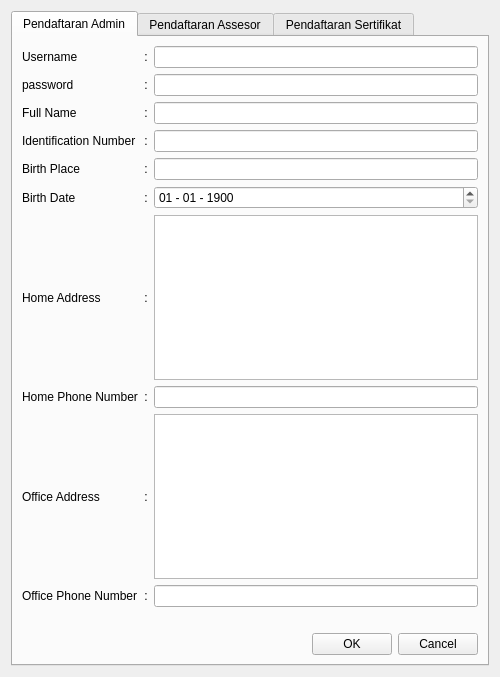
<?xml version="1.0" encoding="UTF-8"?>
<ui version="4.0">
 <class>Form_Pendaftaran</class>
 <widget class="QWidget" name="Form_Pendaftaran">
  <property name="geometry">
   <rect>
    <x>0</x>
    <y>0</y>
    <width>500</width>
    <height>677</height>
   </rect>
  </property>
  <property name="minimumSize">
   <size>
    <width>500</width>
    <height>0</height>
   </size>
  </property>
  <property name="windowTitle">
   <string>Form</string>
  </property>
  <layout class="QGridLayout" name="gridLayout">
   <item row="0" column="0">
    <widget class="QTabWidget" name="tabWidget">
     <property name="currentIndex">
      <number>0</number>
     </property>
     <widget class="QWidget" name="_pendaftaran_admin">
      <attribute name="title">
       <string>Pendaftaran Admin</string>
      </attribute>
      <layout class="QGridLayout" name="gridLayout_4">
       <item row="0" column="0">
        <layout class="QGridLayout" name="gridLayout_2">
         <item row="0" column="0">
          <widget class="QLabel" name="label">
           <property name="text">
            <string>Username</string>
           </property>
          </widget>
         </item>
         <item row="0" column="1">
          <widget class="QLabel" name="label_11">
           <property name="text">
            <string>:</string>
           </property>
           <property name="alignment">
            <set>Qt::AlignCenter</set>
           </property>
          </widget>
         </item>
         <item row="0" column="2">
          <widget class="QLineEdit" name="le_admin_username"/>
         </item>
         <item row="1" column="0">
          <widget class="QLabel" name="label_2">
           <property name="text">
            <string>password</string>
           </property>
          </widget>
         </item>
         <item row="1" column="1">
          <widget class="QLabel" name="label_12">
           <property name="text">
            <string>:</string>
           </property>
           <property name="alignment">
            <set>Qt::AlignCenter</set>
           </property>
          </widget>
         </item>
         <item row="1" column="2">
          <widget class="QLineEdit" name="le_admin_password">
           <property name="echoMode">
            <enum>QLineEdit::Password</enum>
           </property>
          </widget>
         </item>
         <item row="2" column="0">
          <widget class="QLabel" name="label_3">
           <property name="text">
            <string>Full Name</string>
           </property>
          </widget>
         </item>
         <item row="2" column="1">
          <widget class="QLabel" name="label_13">
           <property name="text">
            <string>:</string>
           </property>
           <property name="alignment">
            <set>Qt::AlignCenter</set>
           </property>
          </widget>
         </item>
         <item row="2" column="2">
          <widget class="QLineEdit" name="le_admin_fullName"/>
         </item>
         <item row="3" column="0">
          <widget class="QLabel" name="label_4">
           <property name="text">
            <string>Identification Number</string>
           </property>
          </widget>
         </item>
         <item row="3" column="1">
          <widget class="QLabel" name="label_14">
           <property name="text">
            <string>:</string>
           </property>
           <property name="alignment">
            <set>Qt::AlignCenter</set>
           </property>
          </widget>
         </item>
         <item row="3" column="2">
          <widget class="QLineEdit" name="le_admin_identNumber"/>
         </item>
         <item row="4" column="0">
          <widget class="QLabel" name="label_5">
           <property name="text">
            <string>Birth Place</string>
           </property>
          </widget>
         </item>
         <item row="4" column="1">
          <widget class="QLabel" name="label_15">
           <property name="text">
            <string>:</string>
           </property>
           <property name="alignment">
            <set>Qt::AlignCenter</set>
           </property>
          </widget>
         </item>
         <item row="4" column="2">
          <widget class="QLineEdit" name="le_admin_birthPlace"/>
         </item>
         <item row="5" column="0">
          <widget class="QLabel" name="label_6">
           <property name="text">
            <string>Birth Date</string>
           </property>
          </widget>
         </item>
         <item row="5" column="1">
          <widget class="QLabel" name="label_16">
           <property name="text">
            <string>:</string>
           </property>
           <property name="alignment">
            <set>Qt::AlignCenter</set>
           </property>
          </widget>
         </item>
         <item row="6" column="0">
          <widget class="QLabel" name="label_7">
           <property name="text">
            <string>Home Address</string>
           </property>
          </widget>
         </item>
         <item row="6" column="1">
          <widget class="QLabel" name="label_17">
           <property name="text">
            <string>:</string>
           </property>
           <property name="alignment">
            <set>Qt::AlignCenter</set>
           </property>
          </widget>
         </item>
         <item row="7" column="0">
          <widget class="QLabel" name="label_8">
           <property name="text">
            <string>Home Phone Number</string>
           </property>
          </widget>
         </item>
         <item row="7" column="1">
          <widget class="QLabel" name="label_18">
           <property name="text">
            <string>:</string>
           </property>
           <property name="alignment">
            <set>Qt::AlignCenter</set>
           </property>
          </widget>
         </item>
         <item row="7" column="2">
          <widget class="QLineEdit" name="le_admin_homePhone"/>
         </item>
         <item row="8" column="0">
          <widget class="QLabel" name="label_9">
           <property name="text">
            <string>Office Address</string>
           </property>
          </widget>
         </item>
         <item row="8" column="1">
          <widget class="QLabel" name="label_19">
           <property name="text">
            <string>:</string>
           </property>
           <property name="alignment">
            <set>Qt::AlignCenter</set>
           </property>
          </widget>
         </item>
         <item row="9" column="0">
          <widget class="QLabel" name="label_10">
           <property name="text">
            <string>Office Phone Number</string>
           </property>
          </widget>
         </item>
         <item row="9" column="1">
          <widget class="QLabel" name="label_20">
           <property name="text">
            <string>:</string>
           </property>
           <property name="alignment">
            <set>Qt::AlignCenter</set>
           </property>
          </widget>
         </item>
         <item row="9" column="2">
          <widget class="QLineEdit" name="le_admin_officePhone"/>
         </item>
         <item row="6" column="2">
          <widget class="QTextEdit" name="te_admin_homeAddress"/>
         </item>
         <item row="8" column="2">
          <widget class="QTextEdit" name="te_admin_officeAddress"/>
         </item>
         <item row="5" column="2">
          <widget class="QDateEdit" name="de_admin_birthDate">
           <property name="displayFormat">
            <string>dd - MM - yyyy</string>
           </property>
           <property name="date">
            <date>
             <year>1900</year>
             <month>1</month>
             <day>1</day>
            </date>
           </property>
          </widget>
         </item>
        </layout>
       </item>
       <item row="1" column="0">
        <spacer name="verticalSpacer">
         <property name="orientation">
          <enum>Qt::Vertical</enum>
         </property>
         <property name="sizeHint" stdset="0">
          <size>
           <width>20</width>
           <height>73</height>
          </size>
         </property>
        </spacer>
       </item>
       <item row="2" column="0">
        <layout class="QHBoxLayout" name="horizontalLayout_3">
         <item>
          <spacer name="horizontalSpacer">
           <property name="orientation">
            <enum>Qt::Horizontal</enum>
           </property>
           <property name="sizeHint" stdset="0">
            <size>
             <width>40</width>
             <height>20</height>
            </size>
           </property>
          </spacer>
         </item>
         <item>
          <widget class="QPushButton" name="pb_admin_ok">
           <property name="text">
            <string>OK</string>
           </property>
          </widget>
         </item>
         <item>
          <widget class="QPushButton" name="pb_admin_cancel">
           <property name="text">
            <string>Cancel</string>
           </property>
          </widget>
         </item>
        </layout>
       </item>
      </layout>
     </widget>
     <widget class="QWidget" name="tab_pendaftaran_assesor">
      <attribute name="title">
       <string>Pendaftaran Assesor</string>
      </attribute>
      <layout class="QGridLayout" name="gridLayout_5">
       <item row="0" column="0">
        <layout class="QGridLayout" name="gridLayout_3">
         <item row="0" column="0">
          <widget class="QLabel" name="label_21">
           <property name="text">
            <string>Username</string>
           </property>
          </widget>
         </item>
         <item row="0" column="1">
          <widget class="QLabel" name="label_22">
           <property name="text">
            <string>:</string>
           </property>
           <property name="alignment">
            <set>Qt::AlignCenter</set>
           </property>
          </widget>
         </item>
         <item row="0" column="2">
          <widget class="QLineEdit" name="le_assesor_username"/>
         </item>
         <item row="1" column="0">
          <widget class="QLabel" name="label_23">
           <property name="text">
            <string>password</string>
           </property>
          </widget>
         </item>
         <item row="1" column="1">
          <widget class="QLabel" name="label_24">
           <property name="text">
            <string>:</string>
           </property>
           <property name="alignment">
            <set>Qt::AlignCenter</set>
           </property>
          </widget>
         </item>
         <item row="1" column="2">
          <widget class="QLineEdit" name="le_assesor_password">
           <property name="echoMode">
            <enum>QLineEdit::Password</enum>
           </property>
          </widget>
         </item>
         <item row="2" column="0">
          <widget class="QLabel" name="label_25">
           <property name="text">
            <string>Full Name</string>
           </property>
          </widget>
         </item>
         <item row="2" column="1">
          <widget class="QLabel" name="label_26">
           <property name="text">
            <string>:</string>
           </property>
           <property name="alignment">
            <set>Qt::AlignCenter</set>
           </property>
          </widget>
         </item>
         <item row="2" column="2">
          <widget class="QLineEdit" name="le_assesor_fullName"/>
         </item>
         <item row="3" column="0">
          <widget class="QLabel" name="label_27">
           <property name="text">
            <string>Identification Number</string>
           </property>
          </widget>
         </item>
         <item row="3" column="1">
          <widget class="QLabel" name="label_28">
           <property name="text">
            <string>:</string>
           </property>
           <property name="alignment">
            <set>Qt::AlignCenter</set>
           </property>
          </widget>
         </item>
         <item row="3" column="2">
          <widget class="QLineEdit" name="le_assesor_identNumber"/>
         </item>
         <item row="4" column="0">
          <widget class="QLabel" name="label_29">
           <property name="text">
            <string>Birth Place</string>
           </property>
          </widget>
         </item>
         <item row="4" column="1">
          <widget class="QLabel" name="label_30">
           <property name="text">
            <string>:</string>
           </property>
           <property name="alignment">
            <set>Qt::AlignCenter</set>
           </property>
          </widget>
         </item>
         <item row="4" column="2">
          <widget class="QLineEdit" name="le_assesor_birthPlace"/>
         </item>
         <item row="5" column="0">
          <widget class="QLabel" name="label_31">
           <property name="text">
            <string>Birth Date</string>
           </property>
          </widget>
         </item>
         <item row="5" column="1">
          <widget class="QLabel" name="label_32">
           <property name="text">
            <string>:</string>
           </property>
           <property name="alignment">
            <set>Qt::AlignCenter</set>
           </property>
          </widget>
         </item>
         <item row="6" column="0">
          <widget class="QLabel" name="label_33">
           <property name="text">
            <string>Home Address</string>
           </property>
          </widget>
         </item>
         <item row="6" column="1">
          <widget class="QLabel" name="label_34">
           <property name="text">
            <string>:</string>
           </property>
           <property name="alignment">
            <set>Qt::AlignCenter</set>
           </property>
          </widget>
         </item>
         <item row="7" column="0">
          <widget class="QLabel" name="label_35">
           <property name="text">
            <string>Home Phone Number</string>
           </property>
          </widget>
         </item>
         <item row="7" column="1">
          <widget class="QLabel" name="label_36">
           <property name="text">
            <string>:</string>
           </property>
           <property name="alignment">
            <set>Qt::AlignCenter</set>
           </property>
          </widget>
         </item>
         <item row="7" column="2">
          <widget class="QLineEdit" name="le_assesor_homePhone"/>
         </item>
         <item row="8" column="0">
          <widget class="QLabel" name="label_37">
           <property name="text">
            <string>Office Address</string>
           </property>
          </widget>
         </item>
         <item row="8" column="1">
          <widget class="QLabel" name="label_38">
           <property name="text">
            <string>:</string>
           </property>
           <property name="alignment">
            <set>Qt::AlignCenter</set>
           </property>
          </widget>
         </item>
         <item row="9" column="0">
          <widget class="QLabel" name="label_39">
           <property name="text">
            <string>Office Phone Number</string>
           </property>
          </widget>
         </item>
         <item row="9" column="1">
          <widget class="QLabel" name="label_40">
           <property name="text">
            <string>:</string>
           </property>
           <property name="alignment">
            <set>Qt::AlignCenter</set>
           </property>
          </widget>
         </item>
         <item row="9" column="2">
          <widget class="QLineEdit" name="le_assesor_officePhone"/>
         </item>
         <item row="6" column="2">
          <widget class="QTextEdit" name="te_assesor_homeAddress"/>
         </item>
         <item row="8" column="2">
          <widget class="QTextEdit" name="te_assesor_officeAddress"/>
         </item>
         <item row="5" column="2">
          <widget class="QDateEdit" name="de_assesor_birthDate">
           <property name="displayFormat">
            <string>dd - MM - yyyy</string>
           </property>
           <property name="date">
            <date>
             <year>1900</year>
             <month>1</month>
             <day>1</day>
            </date>
           </property>
          </widget>
         </item>
        </layout>
       </item>
       <item row="1" column="0">
        <spacer name="verticalSpacer_2">
         <property name="orientation">
          <enum>Qt::Vertical</enum>
         </property>
         <property name="sizeHint" stdset="0">
          <size>
           <width>20</width>
           <height>53</height>
          </size>
         </property>
        </spacer>
       </item>
       <item row="2" column="0">
        <layout class="QHBoxLayout" name="horizontalLayout_4">
         <item>
          <spacer name="horizontalSpacer_2">
           <property name="orientation">
            <enum>Qt::Horizontal</enum>
           </property>
           <property name="sizeHint" stdset="0">
            <size>
             <width>40</width>
             <height>20</height>
            </size>
           </property>
          </spacer>
         </item>
         <item>
          <widget class="QPushButton" name="pb_assesor_ok">
           <property name="text">
            <string>OK</string>
           </property>
          </widget>
         </item>
         <item>
          <widget class="QPushButton" name="pb_assesor_cancel">
           <property name="text">
            <string>Cancel</string>
           </property>
          </widget>
         </item>
        </layout>
       </item>
      </layout>
     </widget>
     <widget class="QWidget" name="tab_pendaftaran_sertifikat">
      <attribute name="title">
       <string>Pendaftaran Sertifikat</string>
      </attribute>
      <layout class="QGridLayout" name="gridLayout_7">
       <item row="0" column="0">
        <layout class="QGridLayout" name="gridLayout_6">
         <item row="13" column="2">
          <widget class="QLineEdit" name="le_sertifikat_kbjiNumber"/>
         </item>
         <item row="10" column="1">
          <widget class="QLabel" name="label_63">
           <property name="text">
            <string>:</string>
           </property>
           <property name="alignment">
            <set>Qt::AlignCenter</set>
           </property>
          </widget>
         </item>
         <item row="11" column="2">
          <layout class="QHBoxLayout" name="horizontalLayout">
           <item>
            <widget class="QLineEdit" name="le_sertifikat_certFile"/>
           </item>
           <item>
            <widget class="QPushButton" name="pb_sertifikat_findCert">
             <property name="text">
              <string>Browse</string>
             </property>
            </widget>
           </item>
          </layout>
         </item>
         <item row="9" column="2">
          <widget class="QLineEdit" name="le_sertifikat_rfid"/>
         </item>
         <item row="13" column="1">
          <widget class="QLabel" name="label_67">
           <property name="text">
            <string>:</string>
           </property>
           <property name="alignment">
            <set>Qt::AlignCenter</set>
           </property>
          </widget>
         </item>
         <item row="13" column="0">
          <widget class="QLabel" name="label_66">
           <property name="text">
            <string>KBJI Number</string>
           </property>
          </widget>
         </item>
         <item row="11" column="1">
          <widget class="QLabel" name="label_64">
           <property name="text">
            <string>:</string>
           </property>
           <property name="alignment">
            <set>Qt::AlignCenter</set>
           </property>
          </widget>
         </item>
         <item row="10" column="0">
          <widget class="QLabel" name="label_42">
           <property name="text">
            <string>Certification Number</string>
           </property>
          </widget>
         </item>
         <item row="11" column="0">
          <widget class="QLabel" name="label_43">
           <property name="text">
            <string>Certification File</string>
           </property>
          </widget>
         </item>
         <item row="9" column="1">
          <widget class="QLabel" name="label_61">
           <property name="text">
            <string>:</string>
           </property>
           <property name="alignment">
            <set>Qt::AlignCenter</set>
           </property>
          </widget>
         </item>
         <item row="12" column="1">
          <widget class="QLabel" name="label_65">
           <property name="text">
            <string>:</string>
           </property>
           <property name="alignment">
            <set>Qt::AlignCenter</set>
           </property>
          </widget>
         </item>
         <item row="14" column="1">
          <widget class="QLabel" name="label_69">
           <property name="text">
            <string>:</string>
           </property>
           <property name="alignment">
            <set>Qt::AlignCenter</set>
           </property>
          </widget>
         </item>
         <item row="10" column="2">
          <widget class="QLineEdit" name="le_sertifikat_certNumber"/>
         </item>
         <item row="14" column="0">
          <widget class="QLabel" name="label_68">
           <property name="text">
            <string>Competence</string>
           </property>
          </widget>
         </item>
         <item row="16" column="0">
          <widget class="QLabel" name="label_72">
           <property name="text">
            <string>End Date</string>
           </property>
          </widget>
         </item>
         <item row="15" column="1">
          <widget class="QLabel" name="label_71">
           <property name="text">
            <string>:</string>
           </property>
           <property name="alignment">
            <set>Qt::AlignCenter</set>
           </property>
          </widget>
         </item>
         <item row="14" column="2">
          <widget class="QComboBox" name="cb_sertifikat_competence"/>
         </item>
         <item row="12" column="2">
          <widget class="QLineEdit" name="le_sertifikat_registrationNumber"/>
         </item>
         <item row="9" column="0">
          <widget class="QLabel" name="label_41">
           <property name="text">
            <string>RFID</string>
           </property>
          </widget>
         </item>
         <item row="0" column="0">
          <widget class="QLabel" name="label_45">
           <property name="text">
            <string>Full Name</string>
           </property>
          </widget>
         </item>
         <item row="0" column="1">
          <widget class="QLabel" name="label_46">
           <property name="text">
            <string>:</string>
           </property>
           <property name="alignment">
            <set>Qt::AlignCenter</set>
           </property>
          </widget>
         </item>
         <item row="0" column="2">
          <widget class="QLineEdit" name="le_sertifikat_fullName"/>
         </item>
         <item row="2" column="0">
          <widget class="QLabel" name="label_47">
           <property name="text">
            <string>Identification Number</string>
           </property>
          </widget>
         </item>
         <item row="2" column="2">
          <widget class="QLineEdit" name="le_sertifikat_identNumber"/>
         </item>
         <item row="2" column="1">
          <widget class="QLabel" name="label_48">
           <property name="text">
            <string>:</string>
           </property>
           <property name="alignment">
            <set>Qt::AlignCenter</set>
           </property>
          </widget>
         </item>
         <item row="3" column="0">
          <widget class="QLabel" name="label_49">
           <property name="text">
            <string>Birth Place</string>
           </property>
          </widget>
         </item>
         <item row="3" column="2">
          <widget class="QLineEdit" name="le_sertifikat_birthPlace"/>
         </item>
         <item row="3" column="1">
          <widget class="QLabel" name="label_50">
           <property name="text">
            <string>:</string>
           </property>
           <property name="alignment">
            <set>Qt::AlignCenter</set>
           </property>
          </widget>
         </item>
         <item row="4" column="0">
          <widget class="QLabel" name="label_51">
           <property name="text">
            <string>Birth Date</string>
           </property>
          </widget>
         </item>
         <item row="4" column="1">
          <widget class="QLabel" name="label_52">
           <property name="text">
            <string>:</string>
           </property>
           <property name="alignment">
            <set>Qt::AlignCenter</set>
           </property>
          </widget>
         </item>
         <item row="5" column="0">
          <widget class="QLabel" name="label_53">
           <property name="text">
            <string>Home Address</string>
           </property>
          </widget>
         </item>
         <item row="5" column="1">
          <widget class="QLabel" name="label_54">
           <property name="text">
            <string>:</string>
           </property>
           <property name="alignment">
            <set>Qt::AlignCenter</set>
           </property>
          </widget>
         </item>
         <item row="6" column="2">
          <widget class="QLineEdit" name="le_sertifikat_homePhone"/>
         </item>
         <item row="6" column="0">
          <widget class="QLabel" name="label_55">
           <property name="text">
            <string>Home Phone Number</string>
           </property>
          </widget>
         </item>
         <item row="6" column="1">
          <widget class="QLabel" name="label_56">
           <property name="text">
            <string>:</string>
           </property>
           <property name="alignment">
            <set>Qt::AlignCenter</set>
           </property>
          </widget>
         </item>
         <item row="7" column="0">
          <widget class="QLabel" name="label_57">
           <property name="text">
            <string>Office Address</string>
           </property>
          </widget>
         </item>
         <item row="7" column="1">
          <widget class="QLabel" name="label_58">
           <property name="text">
            <string>:</string>
           </property>
           <property name="alignment">
            <set>Qt::AlignCenter</set>
           </property>
          </widget>
         </item>
         <item row="8" column="0">
          <widget class="QLabel" name="label_59">
           <property name="text">
            <string>Office Phone Number</string>
           </property>
          </widget>
         </item>
         <item row="8" column="2">
          <widget class="QLineEdit" name="le_sertifikat_officeNumber"/>
         </item>
         <item row="8" column="1">
          <widget class="QLabel" name="label_60">
           <property name="text">
            <string>:</string>
           </property>
           <property name="alignment">
            <set>Qt::AlignCenter</set>
           </property>
          </widget>
         </item>
         <item row="12" column="0">
          <widget class="QLabel" name="label_44">
           <property name="text">
            <string>Registration Number</string>
           </property>
          </widget>
         </item>
         <item row="15" column="0">
          <widget class="QLabel" name="label_70">
           <property name="text">
            <string>Start Date</string>
           </property>
          </widget>
         </item>
         <item row="15" column="2">
          <widget class="QDateEdit" name="de_sertifikat_startDate"/>
         </item>
         <item row="16" column="1">
          <widget class="QLabel" name="label_73">
           <property name="text">
            <string>:</string>
           </property>
           <property name="alignment">
            <set>Qt::AlignCenter</set>
           </property>
          </widget>
         </item>
         <item row="16" column="2">
          <widget class="QDateEdit" name="de_sertifikat_endDate"/>
         </item>
         <item row="1" column="0">
          <widget class="QLabel" name="label_74">
           <property name="text">
            <string>Photo File</string>
           </property>
          </widget>
         </item>
         <item row="1" column="1">
          <widget class="QLabel" name="label_62">
           <property name="text">
            <string>:</string>
           </property>
           <property name="alignment">
            <set>Qt::AlignCenter</set>
           </property>
          </widget>
         </item>
         <item row="1" column="2">
          <layout class="QHBoxLayout" name="horizontalLayout_2">
           <item>
            <widget class="QLineEdit" name="le_sertifikat_photoFile"/>
           </item>
           <item>
            <widget class="QPushButton" name="pb_sertifikat_findPhoto">
             <property name="text">
              <string>Browse</string>
             </property>
            </widget>
           </item>
          </layout>
         </item>
         <item row="5" column="2">
          <widget class="QTextEdit" name="te_sertifikat_homeAddress"/>
         </item>
         <item row="7" column="2">
          <widget class="QTextEdit" name="te_sertifikat_officeAddress"/>
         </item>
         <item row="4" column="2">
          <widget class="QDateEdit" name="de_sertifikat_birthDate">
           <property name="displayFormat">
            <string>dd - MM - yyyy</string>
           </property>
           <property name="date">
            <date>
             <year>1900</year>
             <month>1</month>
             <day>1</day>
            </date>
           </property>
          </widget>
         </item>
        </layout>
       </item>
       <item row="1" column="0">
        <spacer name="verticalSpacer_3">
         <property name="orientation">
          <enum>Qt::Vertical</enum>
         </property>
         <property name="sizeHint" stdset="0">
          <size>
           <width>20</width>
           <height>4</height>
          </size>
         </property>
        </spacer>
       </item>
       <item row="2" column="0">
        <layout class="QHBoxLayout" name="horizontalLayout_5">
         <item>
          <spacer name="horizontalSpacer_3">
           <property name="orientation">
            <enum>Qt::Horizontal</enum>
           </property>
           <property name="sizeHint" stdset="0">
            <size>
             <width>40</width>
             <height>20</height>
            </size>
           </property>
          </spacer>
         </item>
         <item>
          <widget class="QPushButton" name="pb_sertifikat_ok">
           <property name="text">
            <string>OK</string>
           </property>
          </widget>
         </item>
         <item>
          <widget class="QPushButton" name="pb_sertifikat_cancel">
           <property name="text">
            <string>Cancel</string>
           </property>
          </widget>
         </item>
        </layout>
       </item>
      </layout>
     </widget>
    </widget>
   </item>
  </layout>
 </widget>
 <resources/>
 <connections/>
</ui>
